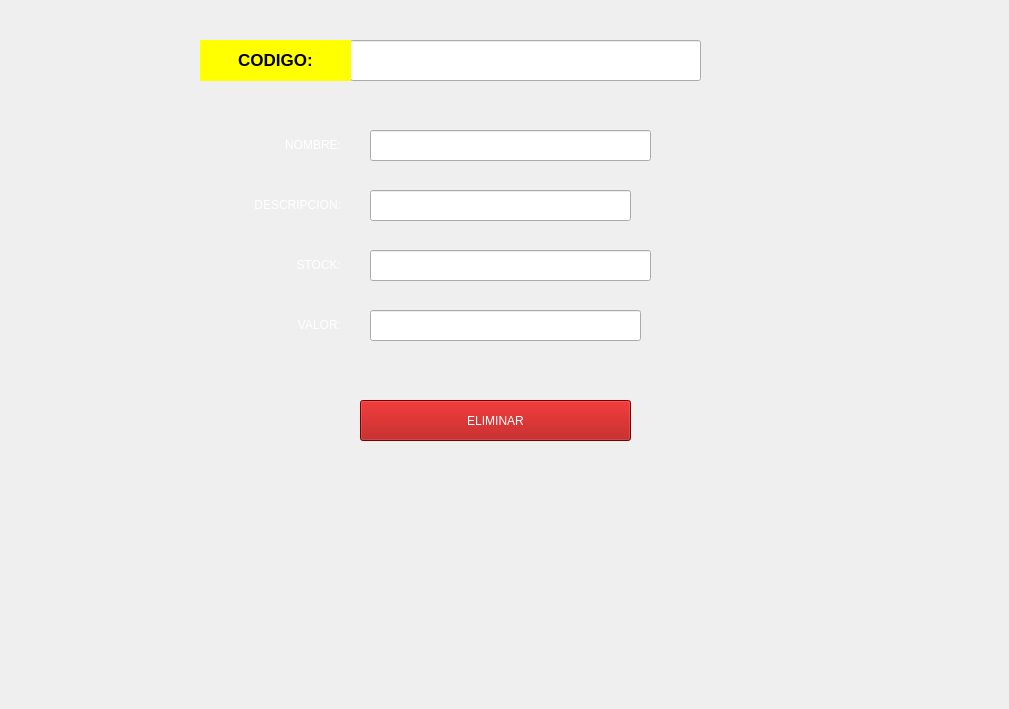
    <widget class="QWidget" name="tab_ELIMINAR">
     <attribute name="title">
      <string>Eliminar Productos</string>
     </attribute>
     <widget class="QLabel" name="label_6">
      <property name="geometry">
       <rect>
        <x>0</x>
        <y>-20</y>
        <width>1000</width>
        <height>700</height>
       </rect>
      </property>
      <property name="styleSheet">
       <string notr="true">background-image: url(C:/Users/User/Downloads/home.jpg);
background-repeat: no-repeat;
background-position: center center;
background-size: cover;</string>
      </property>
      <property name="text">
       <string/>
      </property>
      <property name="pixmap">
       <pixmap>../../Downloads/Downloads/principal.png</pixmap>
      </property>
      <property name="scaledContents">
       <bool>true</bool>
      </property>
     </widget>
     <widget class="QLineEdit" name="line_ELIMINAR_CODIGO">
      <property name="geometry">
       <rect>
        <x>350</x>
        <y>40</y>
        <width>351</width>
        <height>41</height>
       </rect>
      </property>
     </widget>
     <widget class="QLabel" name="label_25">
      <property name="geometry">
       <rect>
        <x>200</x>
        <y>40</y>
        <width>151</width>
        <height>41</height>
       </rect>
      </property>
      <property name="font">
       <font>
        <pointsize>13</pointsize>
        <weight>75</weight>
        <bold>true</bold>
       </font>
      </property>
      <property name="layoutDirection">
       <enum>Qt::RightToLeft</enum>
      </property>
      <property name="styleSheet">
       <string notr="true">background-color: rgb(255, 85, 0);
background-color: rgb(255, 255, 0);</string>
      </property>
      <property name="text">
       <string>&lt;html&gt;&lt;head/&gt;&lt;body&gt;&lt;p align=&quot;center&quot;&gt;CODIGO:&lt;/p&gt;&lt;/body&gt;&lt;/html&gt;</string>
      </property>
     </widget>
     <widget class="QPushButton" name="Button_ELIMINAR">
      <property name="geometry">
       <rect>
        <x>360</x>
        <y>400</y>
        <width>271</width>
        <height>41</height>
       </rect>
      </property>
      <property name="styleSheet">
       <string notr="true">background-color: rgb(255, 0, 0);
background-color: rgb(170, 0, 0);
color: rgb(255, 255, 255);
font: 14pt &quot;MS Shell Dlg 2&quot;;
</string>
      </property>
      <property name="text">
       <string>ELIMINAR</string>
      </property>
     </widget>
     <widget class="QLabel" name="label_ELIMINAR">
      <property name="geometry">
       <rect>
        <x>230</x>
        <y>80</y>
        <width>471</width>
        <height>31</height>
       </rect>
      </property>
      <property name="font">
       <font>
        <family>MS Shell Dlg 2</family>
        <pointsize>14</pointsize>
        <weight>50</weight>
        <italic>false</italic>
        <bold>false</bold>
       </font>
      </property>
      <property name="styleSheet">
       <string notr="true">font: 14pt &quot;MS Shell Dlg 2&quot;;
color: rgb(252, 255, 39);</string>
      </property>
      <property name="text">
       <string/>
      </property>
     </widget>
     <widget class="QLabel" name="label_21">
      <property name="geometry">
       <rect>
        <x>260</x>
        <y>310</y>
        <width>81</width>
        <height>31</height>
       </rect>
      </property>
      <property name="styleSheet">
       <string notr="true">font: 16pt &quot;MS Shell Dlg 2&quot;;
color: white;</string>
      </property>
      <property name="text">
       <string>&lt;html&gt;&lt;head/&gt;&lt;body&gt;&lt;p align=&quot;right&quot;&gt;VALOR:&lt;/p&gt;&lt;/body&gt;&lt;/html&gt;</string>
      </property>
     </widget>
     <widget class="QLabel" name="label_23">
      <property name="geometry">
       <rect>
        <x>200</x>
        <y>190</y>
        <width>141</width>
        <height>31</height>
       </rect>
      </property>
      <property name="styleSheet">
       <string notr="true">font: 16pt &quot;MS Shell Dlg 2&quot;;
color: white;</string>
      </property>
      <property name="text">
       <string>&lt;html&gt;&lt;head/&gt;&lt;body&gt;&lt;p align=&quot;right&quot;&gt;DESCRIPCION:&lt;/p&gt;&lt;/body&gt;&lt;/html&gt;</string>
      </property>
     </widget>
     <widget class="QLabel" name="label_24">
      <property name="geometry">
       <rect>
        <x>270</x>
        <y>250</y>
        <width>71</width>
        <height>31</height>
       </rect>
      </property>
      <property name="styleSheet">
       <string notr="true">font: 16pt &quot;MS Shell Dlg 2&quot;;
color: white;</string>
      </property>
      <property name="text">
       <string>&lt;html&gt;&lt;head/&gt;&lt;body&gt;&lt;p align=&quot;right&quot;&gt;STOCK:&lt;/p&gt;&lt;/body&gt;&lt;/html&gt;</string>
      </property>
     </widget>
     <widget class="QLabel" name="label_26">
      <property name="geometry">
       <rect>
        <x>250</x>
        <y>130</y>
        <width>91</width>
        <height>31</height>
       </rect>
      </property>
      <property name="styleSheet">
       <string notr="true">font: 16pt &quot;MS Shell Dlg 2&quot;;
color: white;</string>
      </property>
      <property name="text">
       <string>&lt;html&gt;&lt;head/&gt;&lt;body&gt;&lt;p align=&quot;right&quot;&gt;NOMBRE:&lt;/p&gt;&lt;/body&gt;&lt;/html&gt;</string>
      </property>
     </widget>
     <widget class="QLineEdit" name="line_ELIMINAR_VALOR">
      <property name="geometry">
       <rect>
        <x>370</x>
        <y>310</y>
        <width>271</width>
        <height>31</height>
       </rect>
      </property>
     </widget>
     <widget class="QLineEdit" name="line_ELIMINAR_STOCK">
      <property name="geometry">
       <rect>
        <x>370</x>
        <y>250</y>
        <width>281</width>
        <height>31</height>
       </rect>
      </property>
     </widget>
     <widget class="QLineEdit" name="line_ELIMINAR_DESCRIPCION">
      <property name="geometry">
       <rect>
        <x>370</x>
        <y>190</y>
        <width>261</width>
        <height>31</height>
       </rect>
      </property>
     </widget>
     <widget class="QLineEdit" name="line_ELIMINAR_NOMBRE">
      <property name="geometry">
       <rect>
        <x>370</x>
        <y>130</y>
        <width>281</width>
        <height>31</height>
       </rect>
      </property>
     </widget>
     <widget class="QLabel" name="label_MENSAJE_ELIMINAR">
      <property name="geometry">
       <rect>
        <x>270</x>
        <y>470</y>
        <width>411</width>
        <height>41</height>
       </rect>
      </property>
      <property name="font">
       <font>
        <family>MS Shell Dlg 2</family>
        <pointsize>14</pointsize>
        <weight>50</weight>
        <italic>false</italic>
        <bold>false</bold>
       </font>
      </property>
      <property name="layoutDirection">
       <enum>Qt::LeftToRight</enum>
      </property>
      <property name="styleSheet">
       <string notr="true">font: 14pt &quot;MS Shell Dlg 2&quot;;
color: rgb(252, 255, 39);</string>
      </property>
      <property name="text">
       <string/>
      </property>
     </widget>
    </widget>
